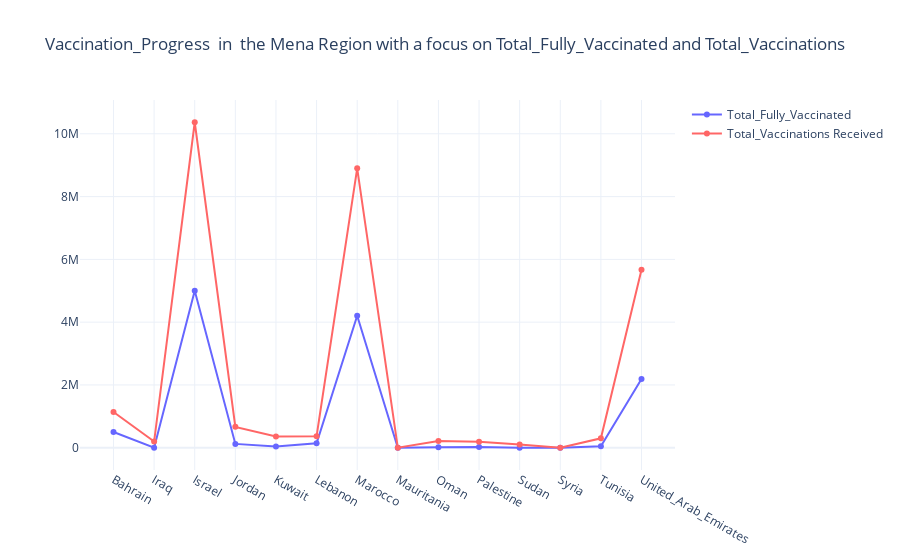

Here is the notebook cell this chart was saved with:
### Markdown cell above
# Vaccination Progress Investigation

### Code cell
#import warnings
#warnings.filterwarnings("ignore")



df_owid = pd.read_csv('OWID-Vaccine-Progress.csv')
df_owid = df_owid.drop(["Unnamed: 0"], axis = 1)
df_owid = df_owid.dropna()
d = {"ARE": "United_Arab_Emirates" , "BHR" : 'Bahrain',"DZA": 'Algeria',"EGY": 'Egypt',"IRQ": 'Iraq',  "ISR": 'Israel', "JOR": 'Jordan',"KWT":'Kuwait',"LBN":'Lebanon',"LBY":'Libya',  "MAR":'Marocco' ,"MRT": 'Mauritania', "OMN":'Oman',"PSE": 'Palestine', "QAT":'Qatar',"SAU":'Saudi-Arabia',"SOM":'Somalia',"SDN":'Sudan',"SSD":'South_Sudan',"SYR":'Syria',"TUN":'Tunisia',"YEM":'Yemen'}
df_owid['Country'] = df_owid.replace({"Country": d})
#df_owid.head()

vaccination_total = df_owid.groupby(['Country'])[ 'Total_Fully_Vaccinated','Total_Vaccinations'].max()
vaccination_total=vaccination_total.reset_index().sort_values('Country')




x=[i for i in vaccination_total.Country ]
fig = go.Figure()
fig.update_layout(template='plotly_white')
fig.add_trace(go.Scatter(x=x, 
                         y=vaccination_total['Total_Fully_Vaccinated'],
                         mode='lines+markers',
                         name='Total_Fully_Vaccinated',
                         line=dict(color='rgb(102, 102, 255)', width=2)))
fig.add_trace(go.Scatter(x=x, 
                         y=vaccination_total['Total_Vaccinations'],
                         mode='lines+markers',
                         name='Total_Vaccinations Received',
                         line=dict(color='rgb(255, 102, 102)', width=2)))

fig.update_layout(
    title = 'Vaccination_Progress  in '+' the Mena Region'+' with a focus on Total_Fully_Vaccinated and Total_Vaccinations',
    xaxis_tickformat = '%d %B (%a)<br>%Y'
)
fig.show()

### Figure 1 — Plotly figure (JSON) as saved in the notebook; plotly's stock layout.template omitted (floating-point values rounded to 4 significant figures)
{"data": [{"line": {"color": "rgb(102, 102, 255)", "width": 2}, "mode": "lines+markers", "name": "Total_Fully_Vaccinated", "type": "scatter", "x": ["Bahrain", "Iraq", "Israel", "Jordan", "Kuwait", "Lebanon", "Marocco", "Mauritania", "Oman", "Palestine", "Sudan", "Syria", "Tunisia", "United_Arab_Emirates"], "y": [499930, 0, 4998500, 122131, 38000, 141131, 4203779, 0, 19019, 25466, 0, 0, 47697, 2187849]}, {"line": {"color": "rgb(255, 102, 102)", "width": 2}, "mode": "lines+markers", "name": "Total_Vaccinations Received", "type": "scatter", "x": ["Bahrain", "Iraq", "Israel", "Jordan", "Kuwait", "Lebanon", "Marocco", "Mauritania", "Oman", "Palestine", "Sudan", "Syria", "Tunisia", "United_Arab_Emirates"], "y": [1137478, 197914, 10367696, 665226, 360000, 365830, 8901652, 2930, 217582, 192315, 100010, 2500, 300369, 5668264]}], "layout": {"title": {"text": "Vaccination_Progress  in  the Mena Region with a focus on Total_Fully_Vaccinated and Total_Vaccinations"}, "xaxis": {"tickformat": "%d %B (%a)<br>%Y"}}}
